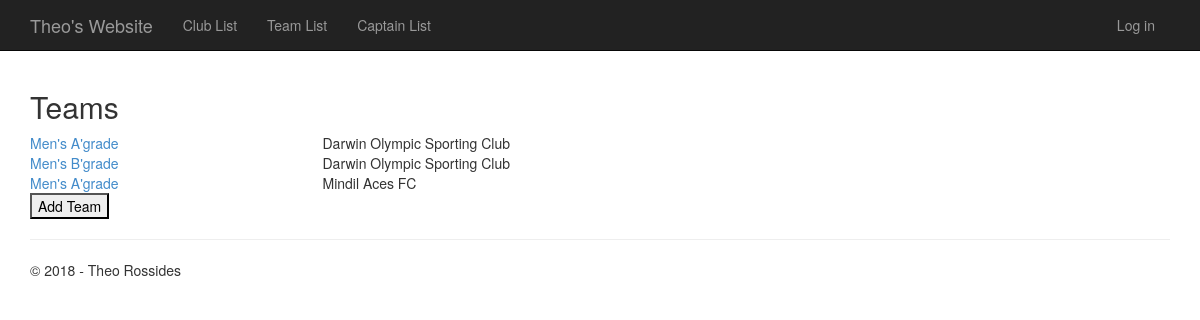
The page /teams on the database as committed earlier.
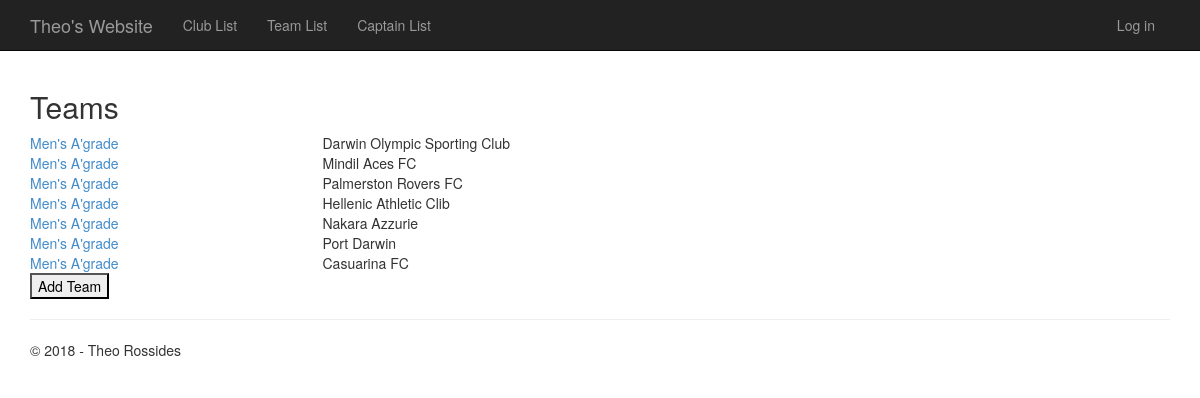
The same page on the database as committed later.
### app/models.py (models this page shows, shortened)
class Team(models.Model):
    name = models.CharField("team",max_length=50)
    about = models.CharField(max_length=500)
    training_time = models.CharField(max_length=100)
    club = models.ForeignKey(Club)

class Club(models.Model):
    name = models.CharField("club",max_length=50)
    year_formed = models.PositiveIntegerField()
    president_name = models.CharField(max_length=25)
    email = models.EmailField()
    phone_number = models.CharField(max_length=12)
    club_nickname = models.CharField(max_length=20)
    def __str__(self):
        return self.name

### app/views.py (the view)
# urls.py: url(r'^teams$', app.views.teams, name='teams'),
def teams(request):
    teams = Team.objects.all();
    return render_to_response('app/teams.html', { 'teams': teams, 'title':'Team Page', 'year':datetime.now().year});

### app/templates/app/teams.html
﻿{% extends "app/layout.html" %}
{% block content %}
    <h2>Teams</h2>
    {% for team in teams %}
        <div class="row">
            <div class="col-md-3">
                <a href="{% url 'teamdetails' team.id %}">
                    {{ team.name }}
                </a>
            </div>
            <div class="col-md-3">
                {{ team.club }}
            </div>
        </div>
    {% endfor %}
<form action="{% url 'teamcreate' %}" method="get">
    <button type="submit">Add Team</button>
</form>
{% endblock %}

### app/templates/app/layout.html (shortened to what this page needs)
﻿<!DOCTYPE html>
<html>
<head>
    {% load staticfiles %}
    <link rel="stylesheet" type="text/css" href="{% static 'app/content/bootstrap.min.css' %}" />
    <link rel="stylesheet" type="text/css" href="{% static 'app/content/site.css' %}" />
</head>
<body>
    <div class="navbar navbar-inverse navbar-fixed-top">
        <div class="container">
            <div class="navbar-header">
                <a href="/" class="navbar-brand">Theo's Website</a>
            </div>
            <div class="navbar-collapse collapse">
                <ul class="nav navbar-nav">
                        <li><a href="{% url 'clubs' %}">Club List</a></li>
                        <li><a href="{% url 'teams' %}">Team List</a></li>
                        <li><a href="{% url 'players' %}">Captain List</a></li>
                </ul>
                {% include 'app/loginpartial.html' %}
            </div>
        </div>
    </div>
    <div class="container body-content">
{% block content %}{% endblock %}
        <hr/>
        <footer>
            <p>&copy; {{ year }} - Theo Rossides</p>
        </footer>
    </div>
</body>
</html>

### app/templates/app/loginpartial.html
{% if user.is_authenticated %}
<form id="logoutForm" action="/logout" method="post" class="navbar-right">
    {% csrf_token %}
    <ul class="nav navbar-nav navbar-right">
        <li><span class="navbar-brand">Hello {{ user.username }}!</span></li>
        <li><a href="javascript:document.getElementById('logoutForm').submit()">Log off</a></li>
    </ul>
</form>
{% else %}
<ul class="nav navbar-nav navbar-right">
    <li><a href="{% url 'login' %}">Log in</a></li>
</ul>
{% endif %}

### app/static/app/content/site.css (style rules this page uses)
body { padding-top: 50px; padding-bottom: 20px; }
.body-content { padding-left: 15px; padding-right: 15px; }

Rows that differ between the two databases and show on the page:
removed Team: name "Men's B'grade", club "Darwin Olympic Sporting Club"
added Team: name "Men's A'grade", club "Palmerston Rovers FC"
added Team: name "Men's A'grade", club "Hellenic Athletic Clib"
added Team: name "Men's A'grade", club "Nakara Azzurie"
added Team: name "Men's A'grade", club "Port Darwin"
added Team: name "Men's A'grade", club "Casuarina FC"
